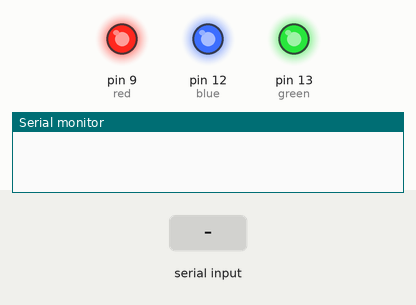
This sketch was run on a simulated Arduino Uno, built with avr-gcc and run on an emulated ATmega328P. Parts: output pins drawn as LEDs (lit = HIGH), the last lines printed to the serial monitor. Inputs (shaded band) come from the test bench.

Above: at 1.2 s.
1.3 s: "1\n" received over Serial
At 1.9 s:
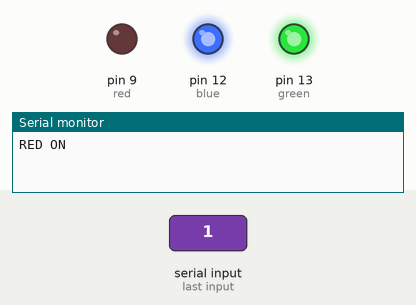
2.8 s: "2\n" received over Serial
At 4.0 s:
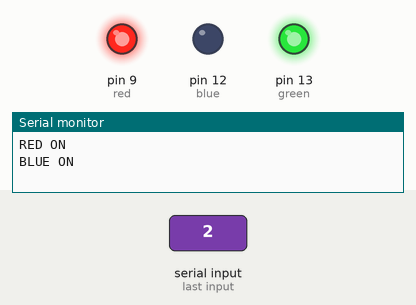
4.3 s: "3\n" received over Serial
At 5.3 s:
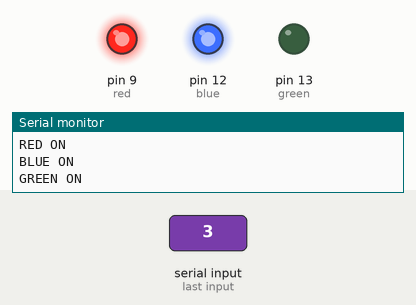
Timing chart, 0 to 7.3 s (numbered marks = the images above; inputs shaded):
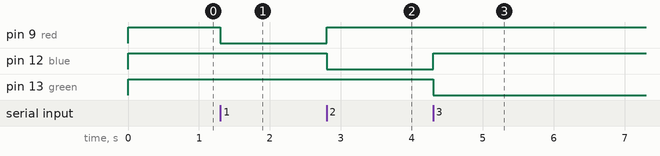

The sketch:

serial5.ino
```cpp
int red = 9;
int blue = 12;
int green = 13;

void powerOff()
{ // LED common anode라서 high가 비활성화 low가 활성화임
  digitalWrite(red, HIGH);
  digitalWrite(blue, HIGH);
  digitalWrite(green, HIGH);
}
void setup() {
  Serial.begin(9600);

  powerOff();

  pinMode(red, OUTPUT);
  pinMode(blue, OUTPUT);
  pinMode(green, OUTPUT);

}

void loop() {

  if (Serial.available() > 0)
  {
    powerOff();

    String command = Serial.readStringUntil('\n');

    if (command == "0") {
      powerOff();
      Serial.println("LED OFF");
    }
    else if (command == "1") {
      digitalWrite(red, LOW);
      digitalWrite(blue, HIGH);
      digitalWrite(green, HIGH);
      Serial.println("RED ON");
    }
    else if (command == "2") {
      digitalWrite(red, HIGH);
      digitalWrite(blue, LOW);
      digitalWrite(green, HIGH);
      Serial.println("BLUE ON");
    }
    else if (command == "3") {
      digitalWrite(red, HIGH);
      digitalWrite(blue, HIGH);
      digitalWrite(green, LOW);
      Serial.println("GREEN ON");
    }
  }

}
```

Measured:
- after the input at 1.3 s, pin 9 (red): HIGH → LOW at once
- after the input at 2.8 s, pin 9 (red): LOW → HIGH at once; pin 12 (blue): HIGH → LOW at once
- after the input at 4.3 s, pin 12 (blue): LOW → HIGH at once; pin 13 (green): HIGH → LOW at once
